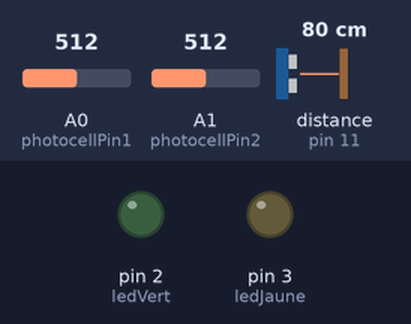
Bench run of a sketch on a simulated Arduino Uno, built with avr-gcc and run on an emulated ATmega328P. On the bench: output pins drawn as LEDs (lit = HIGH). Wiring (inferred from the names in the program): ultrasonic range finder: trigger pin 12; echo pin 11. The inputs (shaded band) are chosen by the test bench; at power-on: A0 (photocellPin1) = 512, A1 (photocellPin2) = 512, distance to the obstacle (sensor on pin 11) 80 cm. The echo pulse lasts 58.3 µs per cm; pins used as bus, display or sensor lines are not drawn; what the sketch prints to the serial monitor is not drawn.

Above: at 2.05 s.
Timing chart, 0 to 5.0 s (numbered marks = the images above):
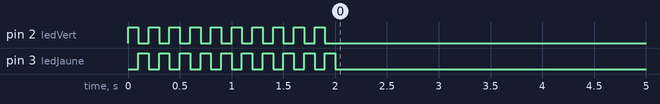

Measured:
- by itself, pin 3 (ledJaune): alternates HIGH for 0.10 s and LOW for 0.10 s, 19 changes in all, then stays LOW

The sketch:

photo_echo.ino
```cpp
  // définition des broches utilisées
  int trig = 12;
  int echo = 11;
  long lecture_echo;
  long cm;
  int ledVert = 2;
  int ledJaune = 3;
  int i = 0;
  int photocellPin1 = 0;
  int photocellPin2 = 1;
  int photocellReading1;
  int photocellReading2;

void setup() {
  pinMode(trig, OUTPUT);
  digitalWrite(trig, LOW);
  pinMode(echo, INPUT);
  Serial.begin(9600);
  pinMode(ledVert, OUTPUT);
  pinMode(ledJaune, OUTPUT);
  blink();
}

void blink ()
{
  for (i; i<10; i++)
  {
    digitalWrite(ledVert, HIGH);
    digitalWrite(ledJaune, LOW);
    delay(100);
    digitalWrite(ledVert, LOW);
    digitalWrite(ledJaune, HIGH);
    delay(100);
  }
}

void loop()
{
  photocellReading1 = analogRead(photocellPin1);
  photocellReading2 = analogRead(photocellPin2);
  Serial.print("PhotoCell_1 = ");
  Serial.println(photocellReading1);
  Serial.print("PhotoCell_2 = ");
  Serial.println(photocellReading2);
  digitalWrite(ledVert, HIGH);
  digitalWrite(ledJaune, LOW);
  digitalWrite(trig, HIGH);
  delayMicroseconds(10);
  digitalWrite(trig, LOW);
  lecture_echo = pulseIn(echo, HIGH);
  cm = lecture_echo / 58;
  Serial.print("Distancem : ");
  Serial.println(cm);
  digitalWrite(ledVert, LOW);
  if (cm<20 && cm>15 && photocellReading1>1000 && photocellReading2<100)
  {
    if (i>=4)
    {
      blink();
      digitalWrite(ledVert, HIGH);
      digitalWrite(ledJaune, HIGH);
      Serial.println("OK");
      delay(6000);
    }
    i++;
    digitalWrite(ledJaune, HIGH);
  }
  else
  {
    i=0;
  }
  delay(1000);
}
```
